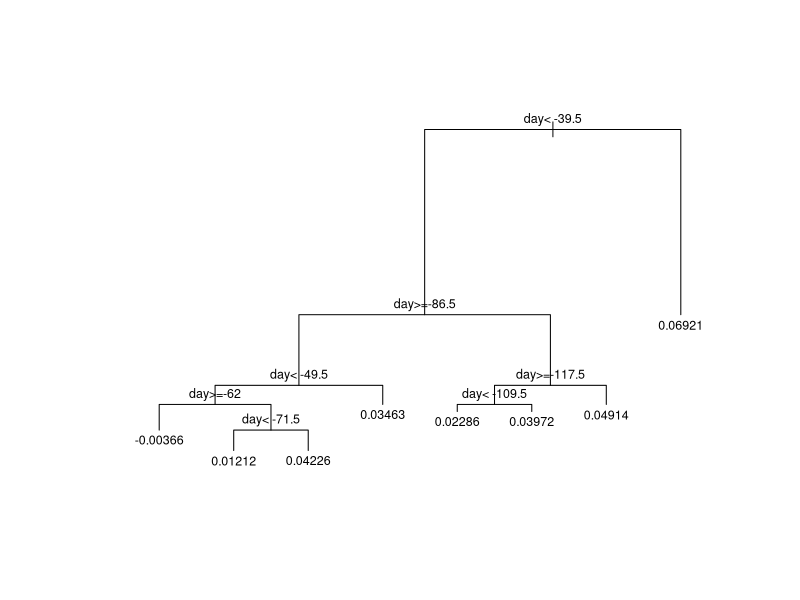
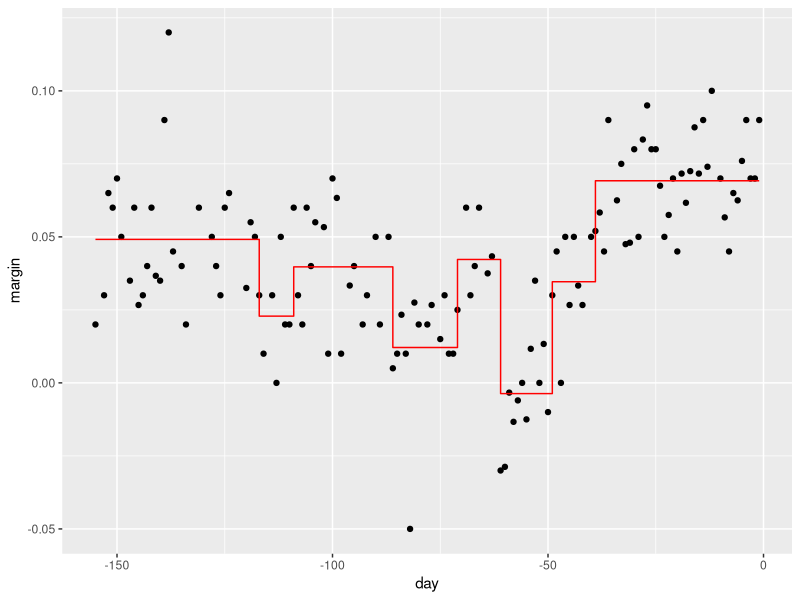

Write R code to recreate these figures, in order. (Note: this script raises an error after producing the figures.)
# Load tidyverse
library(tidyverse)

# load package for decision tree
library(rpart)

# load the dslabs package
library(dslabs)

# fit a classification tree using the polls_2008 dataset, 
# which contains only one predictor (day)
# and the outcome (margin)
fit <- rpart(margin ~ ., data = polls_2008)

# display the decision tree
plot(fit, margin = 0.1)
text(fit, cex = 0.75)

# examine the fit from the classification tree model
polls_2008 %>%  
  mutate(y_hat = predict(fit)) %>% 
  ggplot() +
  geom_point(aes(day, margin)) +
  geom_step(aes(day, y_hat), col="red")

# fit a classification tree on the mnist data using cross validation
train_rpart <- train(y ~ .,
                     method = "rpart",
                     tuneGrid = data.frame(cp = seq(0.0, 0.1, len = 25)),
                     data = mnist_27$train)
# and plot it
plot(train_rpart)

# compute accuracy
confusionMatrix(predict(train_rpart, mnist_27$test), mnist_27$test$y)$overall["Accuracy"]

# view the final decision tree
plot(train_rpart$finalModel, margin = 0.1) # plot tree structure
text(train_rpart$finalModel) # add text labels

# load library for random forest
library(randomForest)
train_rf <- randomForest(y ~ ., data=mnist_27$train)
confusionMatrix(predict(train_rf, mnist_27$test), mnist_27$test$y)$overall["Accuracy"]

# use cross validation to choose parameter
train_rf_2 <- train(y ~ .,
                    method = "Rborist",
                    tuneGrid = data.frame(predFixed = 2, minNode = c(3, 50)),
                    data = mnist_27$train)
confusionMatrix(predict(train_rf_2, mnist_27$test), mnist_27$test$y)$overall["Accuracy"]
